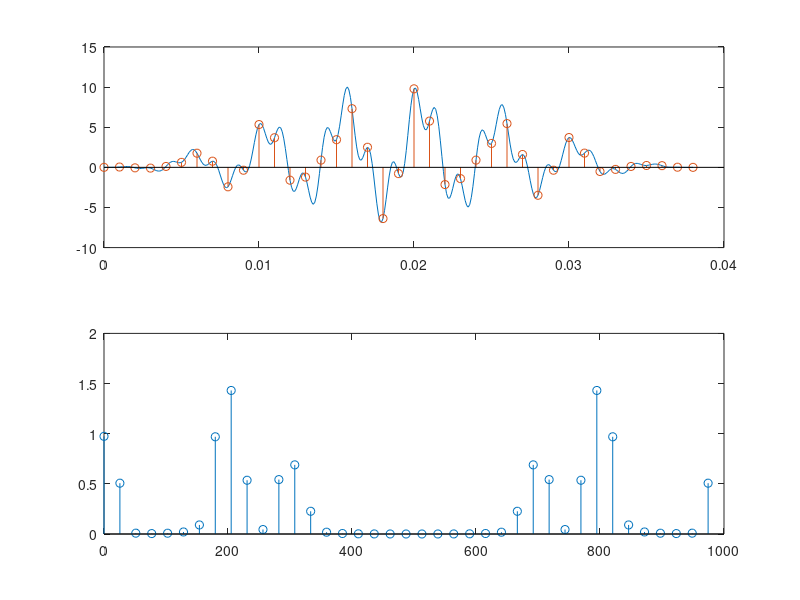

MATLAB code for this plot:
clc; clear;

fs = 1000;
N = 39;
Ts = 1/fs;

t=0:Ts:Ts*(N-1);
t_cont = 0:1e-4:t(end);

s1 = @(t)2+6*sin(2*pi*200*t+0.3*pi);
s2 = @(t)-3*sin(2*pi*700*t-0.5*pi);
s = s1(t) + s2(t);
s_cont = s1(t_cont) + s2(t_cont);

window = hann(N).';
widnow_cont = hann(length(s_cont)).';

s = s.* window;
s_cont = s_cont .* widnow_cont;

y = fft(s)/N;
f = 0:1:N-1;
f = f* (fs/N);

subplot(2,1,1);
plot(t_cont,s_cont); hold on;
stem(t,s); hold off;
subplot(2,1,2);
stem(f,abs(y));


